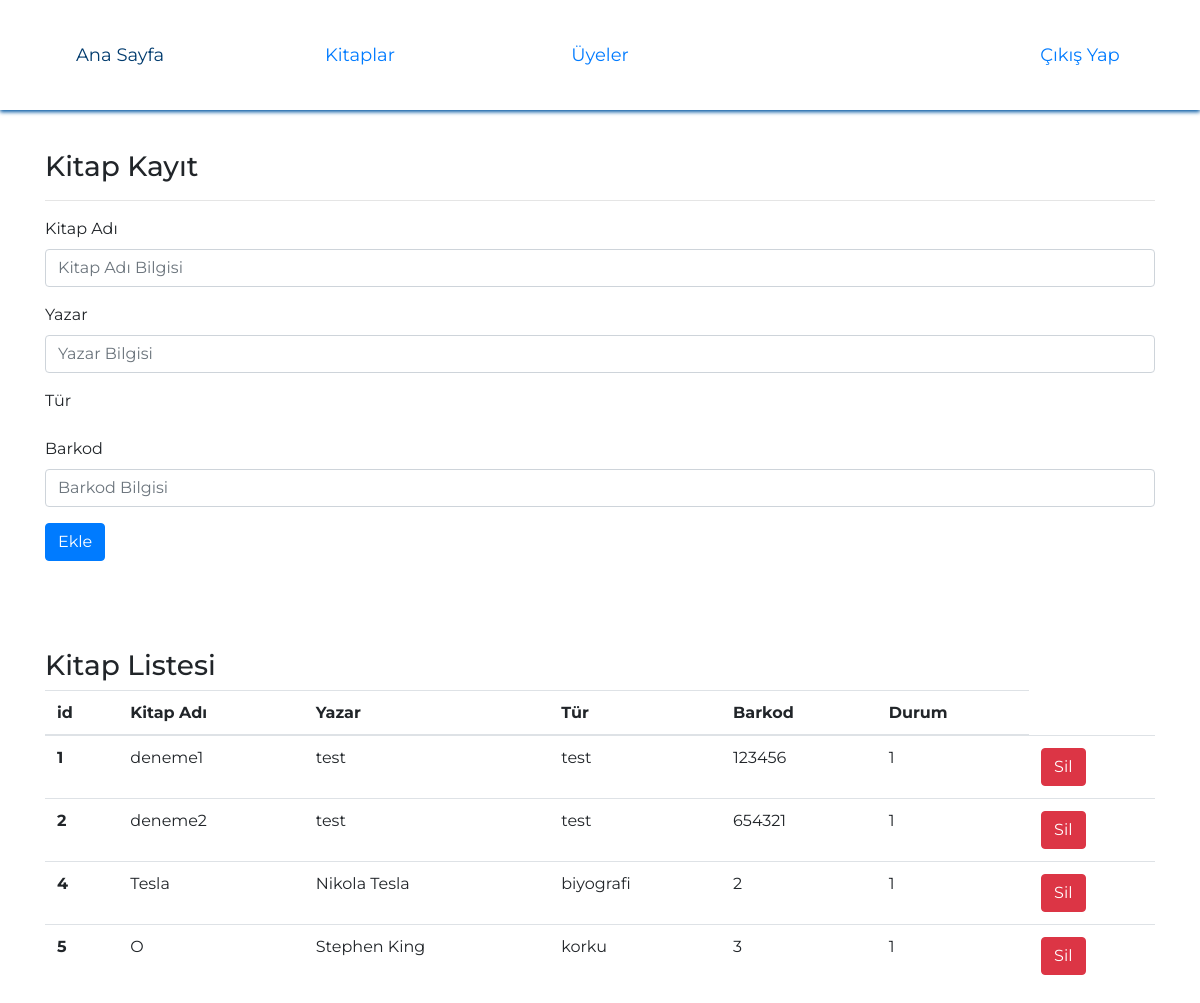
Page /admin_book on the earlier database version.
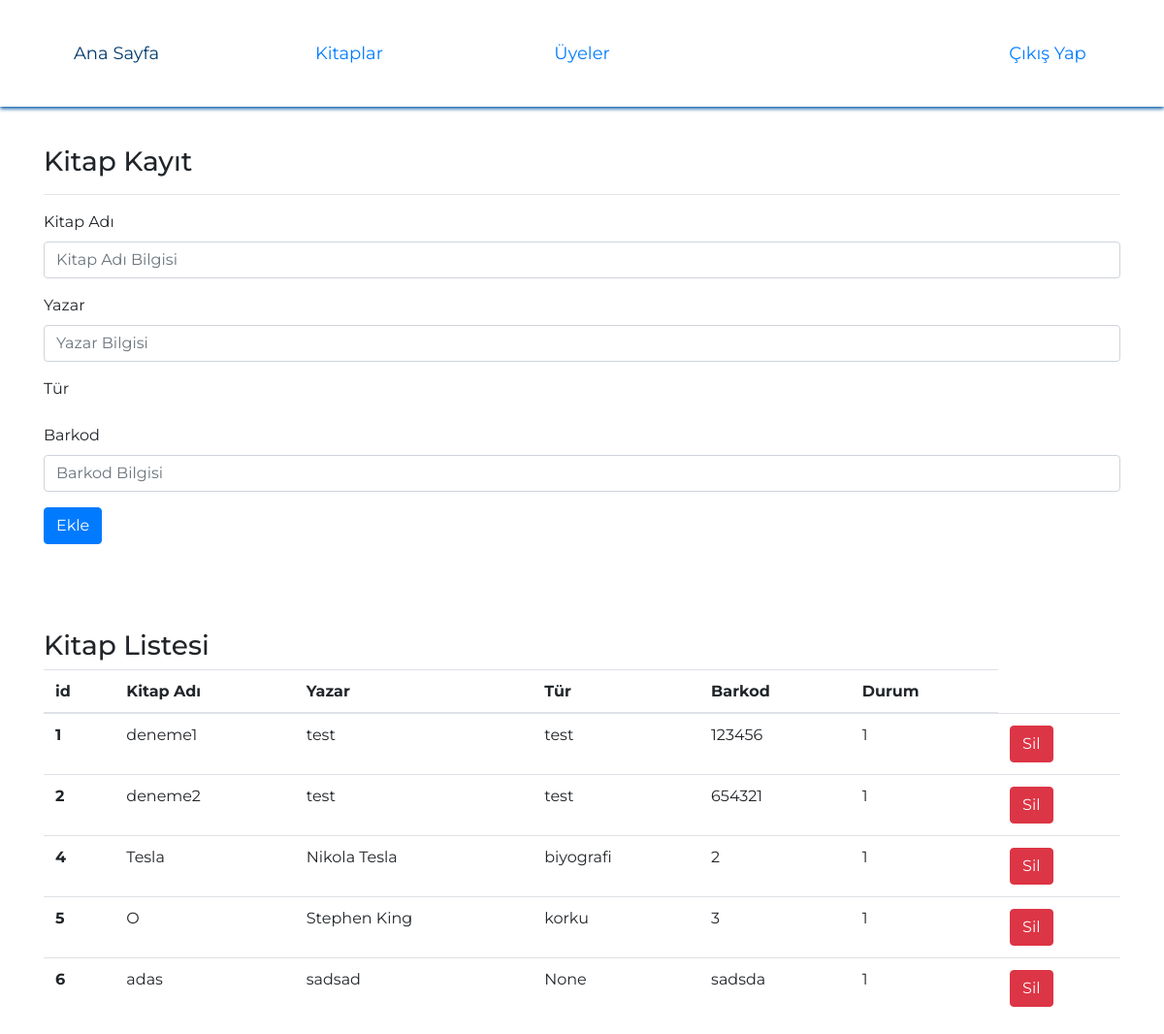
Same page on the later database version.
### app.py (models this page shows)
class Book(db.Model):
    id = db.Column(db.Integer, primary_key=True)
    title = db.Column(db.String(200))
    author = db.Column(db.String(200))
    type = db.Column(db.String(200))
    barcode = db.Column(db.Integer)
    status = db.Column(db.Boolean, default=True)

### app.py (the view)
@app.route("/admin_book")
def admin_book():
    books = Book.query.all()
    return render_template("admin_book.html",books=books)

### templates/admin_book.html (shortened to what this page needs)
<html>
<head>
    <link rel="stylesheet" href="https://maxcdn.bootstrapcdn.com/bootstrap/4.0.0/css/bootstrap.min.css">
    <link rel="stylesheet" type="text/css" href="../static/css/home.css" />
</head>
<body>
    <div>
        <section class='header'>
            <header>
                <ul class='menu'>
                    <li>
                        <a href='/admin'>Ana Sayfa</a>
                    </li>
                    <li>
                        <a href='/admin_book'>Kitaplar</a>
                    </li>
                    <li>
                        <a href='/admin_users'>Üyeler</a>
                    </li>
                    <li>
                        <a href='#'></a>
                    </li>
                    <li class="logout">
                        <a href='/logout'>Çıkış Yap</a>
                    </li>
                </ul>
            </header>
        </section>
        <div style="margin-top: 150px;" class="container">
            <h3>Kitap Kayıt</h3>
            <hr>
            <form action="/book_add" method="POST">
                <div class="form-group">
                    <label for="formGroupExampleInput">Kitap Adı</label>
                    <input type="text" name="title" class="form-control" id="formGroupExampleInput" placeholder="Kitap Adı Bilgisi">
                </div>
                <div class="form-group">
                    <label for="formGroupExampleInput2">Yazar</label>
                    <input type="text" name="author" class="form-control" id="formGroupExampleInput2" placeholder="Yazar Bilgisi">
                </div>
                <div class="form-group">
                    <label for="formGroupExampleInput2">Tür</label>
                    <br>
                </div>
                <div class="form-group">
                    <label for="formGroupExampleInput2">Barkod</label>
                    <input type="text" name="barcode" class="form-control" id="formGroupExampleInput4" placeholder="Barkod Bilgisi">
                </div>
                <button type="submit" class="btn btn-primary">Ekle</button>
            </form>
            <table class="table">
                <br><br><br>
                <h3>Kitap Listesi</h3>
                <thead>
                    <tr>
                        <th scope="col">id</th>
                        <th scope="col">Kitap Adı</th>
                        <th scope="col">Yazar</th>
                        <th scope="col">Tür</th>
                        <th scope="col">Barkod</th>
                        <th scope="col">Durum</th>
                    </tr>
                </thead>
                <tbody>
                    {%for book in books %}
                    <tr>
                        <th scope="row">{{book.id}}</th>
                        <td>{{book.title}}</td>
                        <td>{{book.author}}</td>
                        <td>{{book.type}}</td>
                        <td>{{book.barcode}}</td>
                        {% if book.status==True %}
                        <td>1</td>
                        {% else %}
                        <td>0</td>
                        {% endif %}
                        <td><a href="/book_delete/{{book.id}}" class="btn btn-danger">Sil</a>
                    </tr>
                    {% endfor %}
                </tbody>
            </table>
        </div>
    </div>
</body>
</html>

Differences in the rows shown:
added Book: id "6", title "adas", author "sadsad", type "None", barcode "sadsda", status "1"
